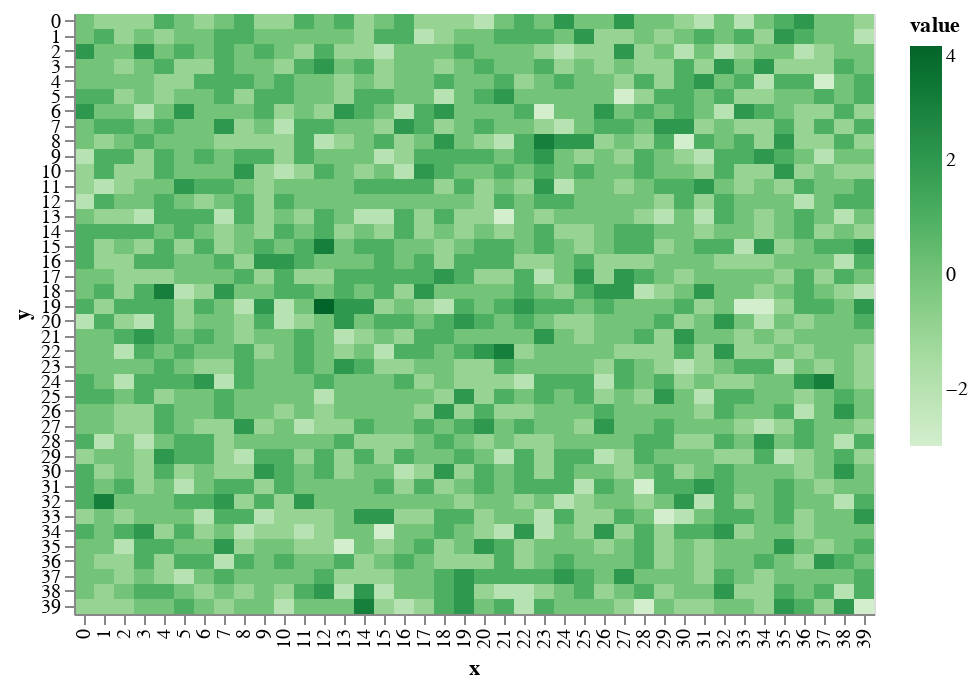

The cell this chart's notebook holds for it:
### Markdown cell above
# in the beginning, the world was void and without form.

Starting with a grid with nothing on it. No elevation, no terrain. All of this will be generated procedurally. 

You can see here that the terrain is shifted on a random-normal distribution to make it look _uneven_. Making it randomly doesn't make it look _real_ so I'm going to have to be smarter about the rules that raise and lower terrain in order to make them look like mountains.

### Code cell
world.shift_terrain()
draw.drawTerrainHeight(world.grid_elevation)

### Figure 1 — Vega-Lite specification as saved in the notebook (floating-point values rounded to 4 significant figures; data arrays with more than 128 entries replaced by an {"elided": "..."} marker saying what was removed)
{"$schema": "https://vega.github.io/schema/vega-lite/v2.6.0.json", "config": {"view": {"height": 300, "width": 400}}, "data": {"name": "data-8981169e9cd5d38afc929d1492c983e8"}, "datasets": {"data-8981169e9cd5d38afc929d1492c983e8": {"elided": "1600 records"}}, "encoding": {"color": {"field": "value", "scale": {"scheme": "greens"}, "type": "quantitative"}, "x": {"field": "x", "type": "ordinal"}, "y": {"field": "y", "type": "ordinal"}}, "mark": "rect"}
